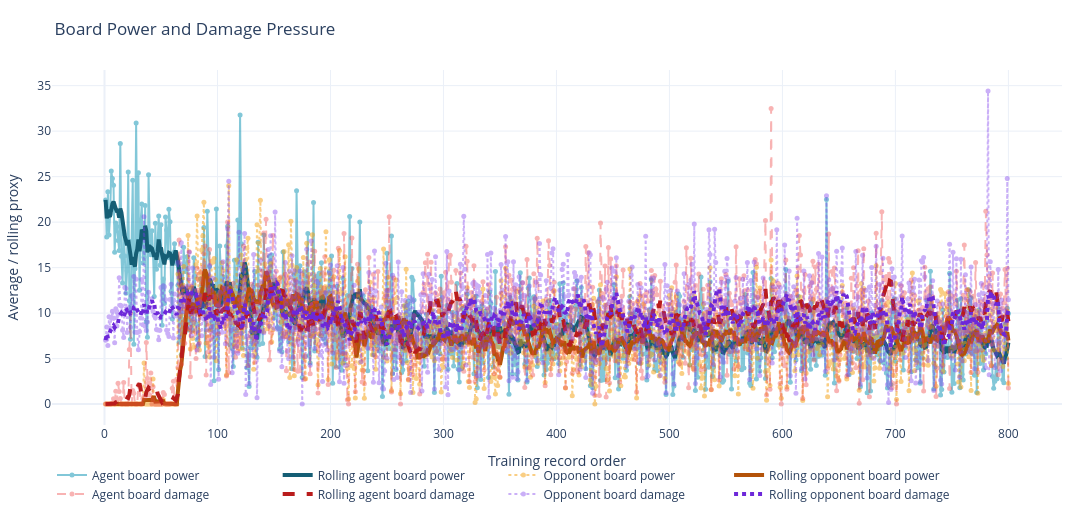

The notebook cell this image was saved under:
### Code cell
x = summary_df["training_order"]
board_fig = go.Figure()
board_fig.add_trace(go.Scatter(x=x, y=summary_df["avg_agent_board_power"], mode="lines+markers", name="Agent board power", line=dict(color="#0891b2", width=2), marker=dict(size=5), opacity=0.5))
board_fig.add_trace(go.Scatter(x=x, y=summary_df["rolling_avg_agent_board_power"], mode="lines", name="Rolling agent board power", line=dict(color="#155e75", width=4)))
board_fig.add_trace(go.Scatter(x=x, y=summary_df["avg_opp_board_power"], mode="lines+markers", name="Opponent board power", line=dict(color="#f59e0b", width=2, dash="dot"), marker=dict(size=5), opacity=0.5))
board_fig.add_trace(go.Scatter(x=x, y=summary_df["rolling_avg_opp_board_power"], mode="lines", name="Rolling opponent board power", line=dict(color="#b45309", width=4)))
board_fig.add_trace(go.Scatter(x=x, y=summary_df["avg_agent_board_damage"], mode="lines+markers", name="Agent board damage", line=dict(color="#ef4444", width=2, dash="dash"), marker=dict(size=5), opacity=0.4))
board_fig.add_trace(go.Scatter(x=x, y=summary_df["rolling_avg_agent_board_damage"], mode="lines", name="Rolling agent board damage", line=dict(color="#b91c1c", width=4, dash="dash")))
board_fig.add_trace(go.Scatter(x=x, y=summary_df["avg_opp_board_damage"], mode="lines+markers", name="Opponent board damage", line=dict(color="#7c3aed", width=2, dash="dot"), marker=dict(size=5), opacity=0.4))
board_fig.add_trace(go.Scatter(x=x, y=summary_df["rolling_avg_opp_board_damage"], mode="lines", name="Rolling opponent board damage", line=dict(color="#6d28d9", width=4, dash="dot")))
board_fig.update_layout(title="Board Power and Damage Pressure", template="plotly_white", height=520, width=1200, margin=dict(l=40, r=30, t=70, b=40), legend=dict(orientation="h"))
board_fig.update_xaxes(title_text="Training record order")
board_fig.update_yaxes(title_text="Average / rolling proxy")
board_fig.show()

### Figure 1 — Plotly figure (JSON) as saved in the notebook; plotly's stock layout.template omitted (floating-point values rounded to 4 significant figures; data arrays with more than 128 entries replaced by an {"elided": "..."} marker saying what was removed)
{"data": [{"line": {"color": "#0891b2", "width": 2}, "marker": {"size": 5}, "mode": "lines+markers", "name": "Agent board power", "opacity": 0.5, "type": "scatter", "x": {"elided": "800 int values"}, "y": {"elided": "800 float values"}}, {"line": {"color": "#155e75", "width": 4}, "mode": "lines", "name": "Rolling agent board power", "type": "scatter", "x": {"elided": "800 int values"}, "y": {"elided": "800 float values"}}, {"line": {"color": "#f59e0b", "dash": "dot", "width": 2}, "marker": {"size": 5}, "mode": "lines+markers", "name": "Opponent board power", "opacity": 0.5, "type": "scatter", "x": {"elided": "800 int values"}, "y": {"elided": "800 float values"}}, {"line": {"color": "#b45309", "width": 4}, "mode": "lines", "name": "Rolling opponent board power", "type": "scatter", "x": {"elided": "800 int values"}, "y": {"elided": "800 float values"}}, {"line": {"color": "#ef4444", "dash": "dash", "width": 2}, "marker": {"size": 5}, "mode": "lines+markers", "name": "Agent board damage", "opacity": 0.4, "type": "scatter", "x": {"elided": "800 int values"}, "y": {"elided": "800 float values"}}, {"line": {"color": "#b91c1c", "dash": "dash", "width": 4}, "mode": "lines", "name": "Rolling agent board damage", "type": "scatter", "x": {"elided": "800 int values"}, "y": {"elided": "800 float values"}}, {"line": {"color": "#7c3aed", "dash": "dot", "width": 2}, "marker": {"size": 5}, "mode": "lines+markers", "name": "Opponent board damage", "opacity": 0.4, "type": "scatter", "x": {"elided": "800 int values"}, "y": {"elided": "800 float values"}}, {"line": {"color": "#6d28d9", "dash": "dot", "width": 4}, "mode": "lines", "name": "Rolling opponent board damage", "type": "scatter", "x": {"elided": "800 int values"}, "y": {"elided": "800 float values"}}], "layout": {"height": 520, "legend": {"orientation": "h"}, "margin": {"b": 40, "l": 40, "r": 30, "t": 70}, "title": {"text": "Board Power and Damage Pressure"}, "width": 1200, "xaxis": {"title": {"text": "Training record order"}}, "yaxis": {"title": {"text": "Average / rolling proxy"}}}}
